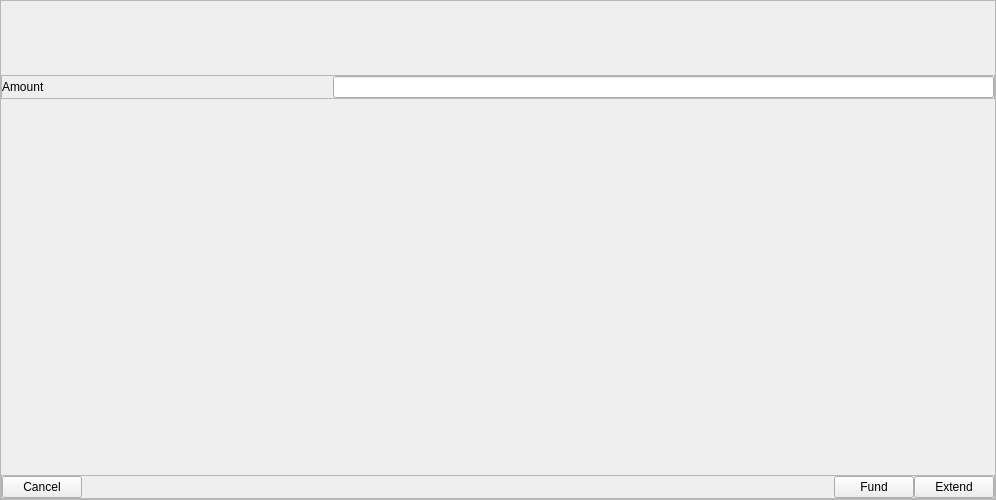
<?xml version="1.0" encoding="UTF-8"?>
<ui version="4.0">
 <class>FundWitnessDialog</class>
 <widget class="QFrame" name="FundWitnessDialog">
  <property name="geometry">
   <rect>
    <x>0</x>
    <y>0</y>
    <width>996</width>
    <height>500</height>
   </rect>
  </property>
  <property name="sizePolicy">
   <sizepolicy hsizetype="Expanding" vsizetype="Expanding">
    <horstretch>0</horstretch>
    <verstretch>0</verstretch>
   </sizepolicy>
  </property>
  <property name="toolTip">
   <string notr="true"/>
  </property>
  <layout class="QVBoxLayout" name="verticalLayout_2">
   <property name="spacing">
    <number>0</number>
   </property>
   <property name="leftMargin">
    <number>0</number>
   </property>
   <property name="topMargin">
    <number>0</number>
   </property>
   <property name="rightMargin">
    <number>0</number>
   </property>
   <property name="bottomMargin">
    <number>0</number>
   </property>
   <item>
    <layout class="QHBoxLayout" name="horizontalLayout">
     <property name="spacing">
      <number>0</number>
     </property>
     <item>
      <widget class="QFrame" name="dialogFrame">
       <property name="minimumSize">
        <size>
         <width>50</width>
         <height>0</height>
        </size>
       </property>
       <property name="frameShape">
        <enum>QFrame::StyledPanel</enum>
       </property>
       <property name="frameShadow">
        <enum>QFrame::Raised</enum>
       </property>
       <layout class="QVBoxLayout" name="verticalLayout">
        <property name="spacing">
         <number>0</number>
        </property>
        <property name="leftMargin">
         <number>0</number>
        </property>
        <property name="topMargin">
         <number>0</number>
        </property>
        <property name="rightMargin">
         <number>0</number>
        </property>
        <property name="bottomMargin">
         <number>0</number>
        </property>
        <item>
         <widget class="QLabel" name="labelExtendDescription">
          <property name="sizePolicy">
           <sizepolicy hsizetype="Expanding" vsizetype="Preferred">
            <horstretch>0</horstretch>
            <verstretch>0</verstretch>
           </sizepolicy>
          </property>
          <property name="text">
           <string>&lt;description set programmatically depending on function&gt;</string>
          </property>
          <property name="wordWrap">
           <bool>true</bool>
          </property>
         </widget>
        </item>
        <item alignment="Qt::AlignTop">
         <widget class="AccountSelectionWidget" name="fundingSelection" native="true">
          <property name="sizePolicy">
           <sizepolicy hsizetype="Expanding" vsizetype="Fixed">
            <horstretch>0</horstretch>
            <verstretch>0</verstretch>
           </sizepolicy>
          </property>
          <property name="minimumSize">
           <size>
            <width>0</width>
            <height>60</height>
           </size>
          </property>
         </widget>
        </item>
        <item>
         <widget class="QFrame" name="amountFrame">
          <property name="frameShape">
           <enum>QFrame::StyledPanel</enum>
          </property>
          <property name="frameShadow">
           <enum>QFrame::Raised</enum>
          </property>
          <layout class="QHBoxLayout" name="horizontalLayout_3">
           <property name="spacing">
            <number>0</number>
           </property>
           <property name="leftMargin">
            <number>0</number>
           </property>
           <property name="topMargin">
            <number>0</number>
           </property>
           <property name="rightMargin">
            <number>0</number>
           </property>
           <property name="bottomMargin">
            <number>0</number>
           </property>
           <item>
            <widget class="QLabel" name="label">
             <property name="sizePolicy">
              <sizepolicy hsizetype="Expanding" vsizetype="Preferred">
               <horstretch>1</horstretch>
               <verstretch>0</verstretch>
              </sizepolicy>
             </property>
             <property name="text">
              <string>Amount</string>
             </property>
            </widget>
           </item>
           <item>
            <widget class="GuldenAmountField" name="payAmount">
             <property name="sizePolicy">
              <sizepolicy hsizetype="Expanding" vsizetype="Fixed">
               <horstretch>2</horstretch>
               <verstretch>0</verstretch>
              </sizepolicy>
             </property>
            </widget>
           </item>
          </layout>
         </widget>
        </item>
        <item>
         <widget class="WitnessDurationWidget" name="lockDuration" native="true">
          <property name="sizePolicy">
           <sizepolicy hsizetype="Expanding" vsizetype="Expanding">
            <horstretch>0</horstretch>
            <verstretch>0</verstretch>
           </sizepolicy>
          </property>
          <property name="minimumSize">
           <size>
            <width>0</width>
            <height>0</height>
           </size>
          </property>
          <property name="baseSize">
           <size>
            <width>0</width>
            <height>120</height>
           </size>
          </property>
         </widget>
        </item>
        <item>
         <spacer name="verticalSpacer">
          <property name="orientation">
           <enum>Qt::Vertical</enum>
          </property>
          <property name="sizeHint" stdset="0">
           <size>
            <width>20</width>
            <height>25</height>
           </size>
          </property>
         </spacer>
        </item>
        <item>
         <widget class="QFrame" name="buttonFrame">
          <property name="frameShape">
           <enum>QFrame::StyledPanel</enum>
          </property>
          <property name="frameShadow">
           <enum>QFrame::Raised</enum>
          </property>
          <layout class="QHBoxLayout" name="horizontalLayout_2">
           <property name="spacing">
            <number>0</number>
           </property>
           <property name="leftMargin">
            <number>0</number>
           </property>
           <property name="topMargin">
            <number>0</number>
           </property>
           <property name="rightMargin">
            <number>0</number>
           </property>
           <property name="bottomMargin">
            <number>0</number>
           </property>
           <item>
            <widget class="QPushButton" name="cancelButton">
             <property name="cursor">
              <cursorShape>PointingHandCursor</cursorShape>
             </property>
             <property name="text">
              <string>Cancel</string>
             </property>
            </widget>
           </item>
           <item>
            <spacer name="buttonSpacer">
             <property name="orientation">
              <enum>Qt::Horizontal</enum>
             </property>
             <property name="sizeHint" stdset="0">
              <size>
               <width>72</width>
               <height>20</height>
              </size>
             </property>
            </spacer>
           </item>
           <item>
            <widget class="QPushButton" name="fundButton">
             <property name="cursor">
              <cursorShape>PointingHandCursor</cursorShape>
             </property>
             <property name="text">
              <string>Fund</string>
             </property>
             <property name="class" stdset="0">
              <string notr="true">focus</string>
             </property>
            </widget>
           </item>
           <item>
            <widget class="QPushButton" name="extendButton">
             <property name="cursor">
              <cursorShape>PointingHandCursor</cursorShape>
             </property>
             <property name="text">
              <string>Extend</string>
             </property>
             <property name="class" stdset="0">
              <string notr="true">focus</string>
             </property>
            </widget>
           </item>
          </layout>
         </widget>
        </item>
       </layout>
      </widget>
     </item>
    </layout>
   </item>
  </layout>
 </widget>
 <customwidgets>
  <customwidget>
   <class>AccountSelectionWidget</class>
   <extends>QWidget</extends>
   <header location="global">qt/accountselectionwidget.h</header>
   <container>1</container>
  </customwidget>
  <customwidget>
   <class>GuldenAmountField</class>
   <extends>QLineEdit</extends>
   <header>amountfield.h</header>
   <container>1</container>
  </customwidget>
  <customwidget>
   <class>WitnessDurationWidget</class>
   <extends>QWidget</extends>
   <header location="global">qt/witnessdurationwidget.h</header>
   <container>1</container>
  </customwidget>
 </customwidgets>
 <resources/>
 <connections/>
</ui>
